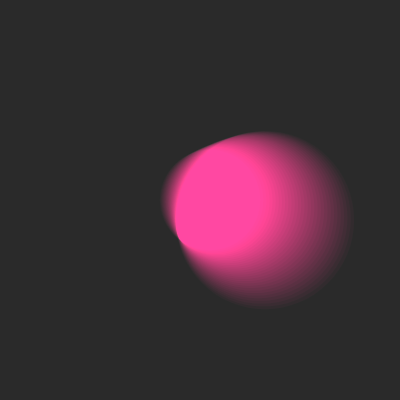
Frame 1 (no input)
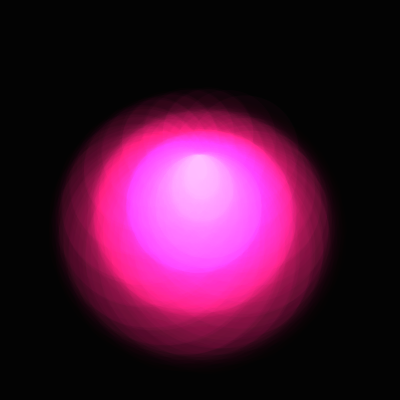
Frame 60 (no input)
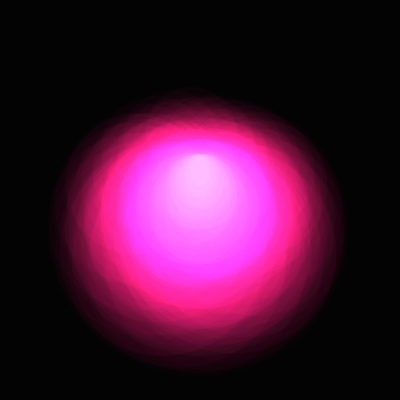
Frame 120 (the mouse pressed at the canvas centre since frame 60)

The p5.js sketch that drew these frames (run headless with seeded random() and noise() and a simulated clock; from frame 60 on, the mouse is pressed at the canvas centre):

// p5.js sketch
// ── sketch.js
function setup() {
  createCanvas(400, 400);
  background(50);
}

function draw() {
  background(0, 40);
  push();
  blendMode(ADD);

  translate(width/2, height/2);

  let freq, amp;
  let x, y, dia;

  // debug
  //stroke(255, 0, 0);
  //noFill();

  // normal display
  noStroke();
  fill( 200, 30, 100, 10 );

  for (let i=0; i<30; i++) {
    freq = frameCount * (0.010 + i*0.01);
    amp = 10 + i*2;
    x = cos(freq) * amp;
    y = sin(freq) * amp;
    dia = sin(freq) * amp;

    circleDia = 100 + i * 2;
    ellipse(x, y, circleDia + dia, circleDia + dia);
  }

  pop();
}
